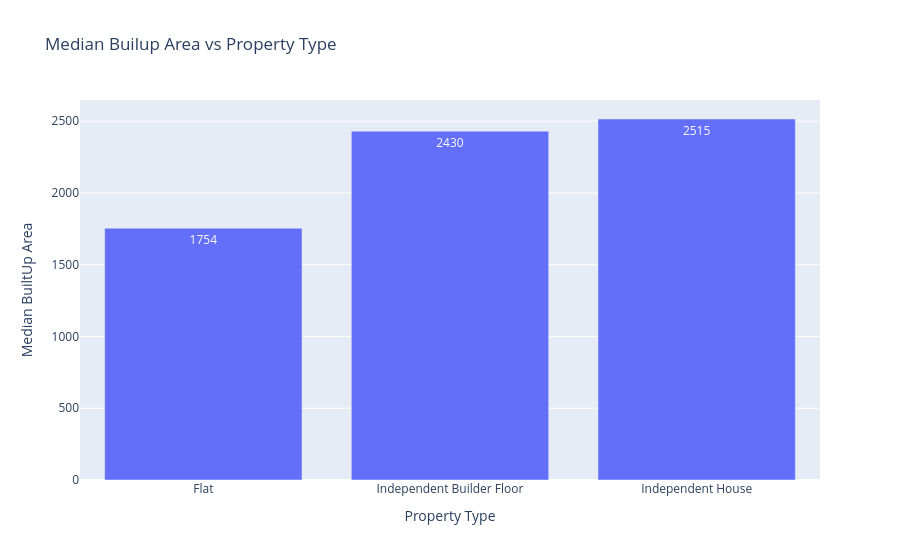

Notebook cell for this chart:
### Code cell
fig = px.bar(data_frame= median_builtup_area,
              x = 'property_type'
             , y ='built_up_area'
             , title= 'Median Builup Area vs Property Type'
             , labels= {"built_up_area":"Median BuiltUp Area","property_type":"Property Type"}
             , text= 'built_up_area'
             )
fig

### Figure 1 — Plotly figure (JSON) as saved in the notebook; plotly's stock layout.template omitted (floating-point values rounded to 4 significant figures)
{"data": [{"alignmentgroup": "True", "hovertemplate": "Property Type=%{x}<br>Median BuiltUp Area=%{text}<extra></extra>", "legendgroup": "", "marker": {"color": "#636efa", "pattern": {"shape": ""}}, "name": "", "offsetgroup": "", "orientation": "v", "showlegend": false, "text": [1754, 2430, 2515], "textposition": "auto", "type": "bar", "x": ["Flat", "Independent Builder Floor", "Independent House"], "xaxis": "x", "y": [1754, 2430, 2515], "yaxis": "y"}], "layout": {"barmode": "relative", "legend": {"tracegroupgap": 0}, "title": {"text": "Median Builup Area vs Property Type"}, "xaxis": {"anchor": "y", "domain": [0, 1], "title": {"text": "Property Type"}}, "yaxis": {"anchor": "x", "domain": [0, 1], "title": {"text": "Median BuiltUp Area"}}}}
